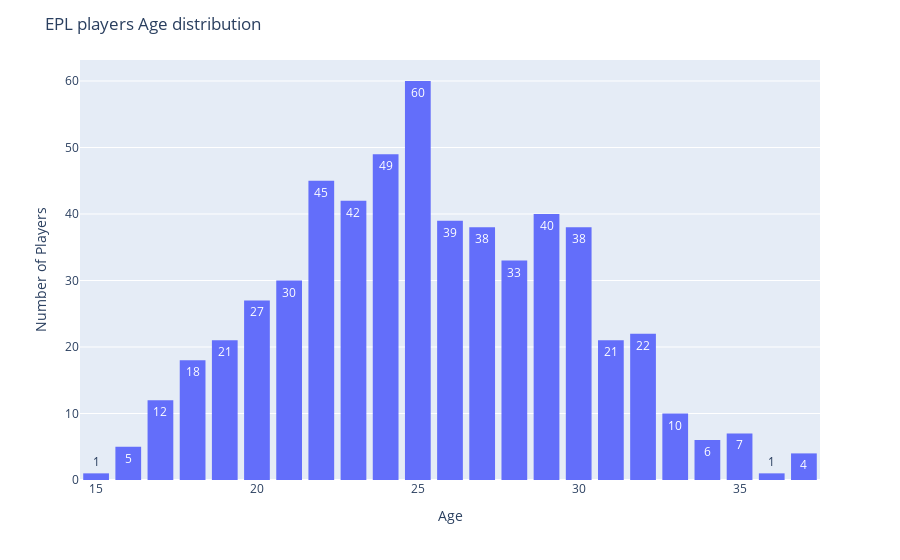

Here is the notebook cell this chart was saved with:
### Markdown cell above
#### How old are the players?

Now let’s have a look at the distribution of player ages using sns.histplot().

### Code cell
#plt.figure(figsize = (8, 5))
#sns.histplot(epl_data['Age'], kde = True)
#plt.title('EPL players Age distribution')
#plt.show()

fig = px.histogram(epl_data.Age, x="Age", text_auto=True)
fig.update_layout(bargap=0.2)
fig.update_layout(title=dict(text="EPL players Age distribution"), bargap=0.2)
# Add X and Y labels
fig.update_xaxes(title_text="Age")
fig.update_yaxes(title_text="Number of Players")

fig.show()

### Figure 1 — Plotly figure (JSON) as saved in the notebook; plotly's stock layout.template omitted (floating-point values rounded to 4 significant figures; data arrays with more than 128 entries replaced by an {"elided": "..."} marker saying what was removed)
{"data": [{"alignmentgroup": "True", "bingroup": "x", "hovertemplate": "Age=%{x}<br>count=%{y}<extra></extra>", "legendgroup": "", "marker": {"color": "#636efa", "pattern": {"shape": ""}}, "name": "", "offsetgroup": "", "orientation": "v", "showlegend": false, "texttemplate": "%{value}", "x": {"elided": "569 int values"}, "xaxis": "x", "yaxis": "y", "type": "histogram"}], "layout": {"xaxis": {"anchor": "y", "domain": [0.0, 1.0], "title": {"text": "Age"}}, "yaxis": {"anchor": "x", "domain": [0.0, 1.0], "title": {"text": "Number of Players"}}, "legend": {"tracegroupgap": 0}, "margin": {"t": 60}, "barmode": "relative", "bargap": 0.2, "title": {"text": "EPL players Age distribution"}}}
